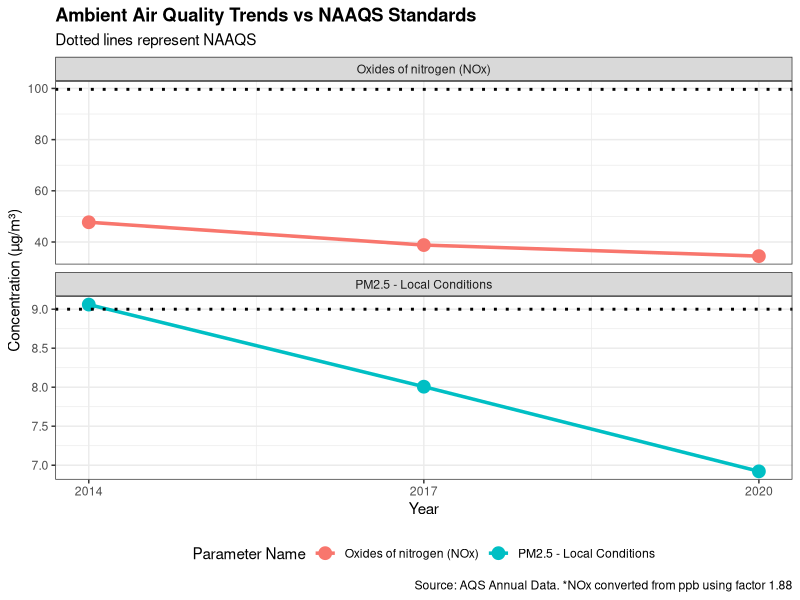
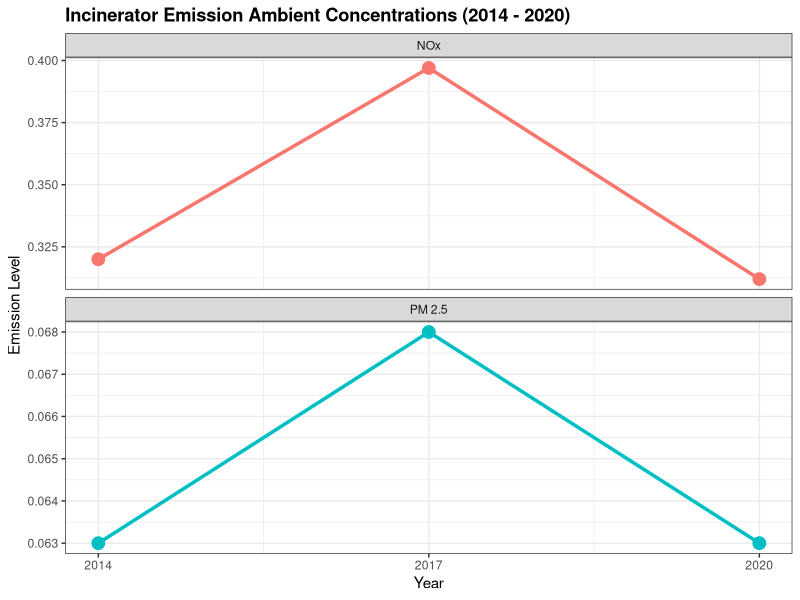

Here is the R script that generated these plots, in order:
library(tidyverse)

# --- 1. Load and Process Data ---
# (Assuming files are in the working directory)
df_2014 <- read_csv("annual_24_510_0040_2014.csv")
df_2017 <- read_csv("annual_24_510_0040_2017.csv")
df_2020 <- read_csv("annual_24_510_0040_2020.csv")

all_data <- bind_rows(df_2014, df_2017, df_2020)

trend_data <- all_data %>%
  filter(
    (`Parameter Name` == "Oxides of nitrogen (NOx)" & `Duration Description` == "1 HOUR") |
      (`Parameter Name` == "PM2.5 - Local Conditions" & `Duration Description` == "24 HOUR")
  ) %>%
  select(Year, `Parameter Name`, `Arithmetic Mean`, `Units of Measure`) %>%
  distinct() %>%
  mutate(
    `Arithmetic Mean` = ifelse(
      `Parameter Name` == "Oxides of nitrogen (NOx)", 
      `Arithmetic Mean` * 1.88, 
      `Arithmetic Mean`
    ),
    `Units of Measure` = "Micrograms/cubic meter"
  )

# --- 2. Define NAAQS Standards ---
# Create a dataframe for the horizontal lines. 
# Key Step: Ensure column names match the facet variable (`Parameter Name`)
naaqs_limits <- tibble(
  `Parameter Name` = c("Oxides of nitrogen (NOx)", "PM2.5 - Local Conditions"),
  NAAQS_Value = c(53 * 1.88, 9.0) # NOx converted to ug/m3, PM2.5 is 9.0
)

# --- 3. Graph with NAAQS Lines ---
ggplot(trend_data, aes(x = Year, y = `Arithmetic Mean`, color = `Parameter Name`)) +
  geom_line(size = 1.2) +
  geom_point(size = 4) +
  
  # Add the NAAQS dotted lines
  geom_hline(data = naaqs_limits, aes(yintercept = NAAQS_Value), 
             linetype = "dotted", color = "black", size = 1) +
  
  scale_x_continuous(breaks = c(2014, 2017, 2020)) +
  labs(
    title = "Ambient Air Quality Trends vs NAAQS Standards",
    subtitle = "Dotted lines represent NAAQS",
    y = "Concentration (µg/m³)",
    x = "Year",
    caption = "Source: AQS Annual Data. *NOx converted from ppb using factor 1.88"
  ) +
  facet_wrap(~`Parameter Name`, scales = "free_y", ncol = 1) +
  theme_bw() +
  theme(
    plot.title = element_text(face = "bold"),
    legend.position = "bottom"
  )


library(tidyverse)

# 1. Create the dataset manually
incinerator_data <- data.frame(
  Year = c(2014, 2017, 2020, 2014, 2017, 2020),
  Pollutant = c("PM 2.5", "PM 2.5", "PM 2.5", "NOx", "NOx", "NOx"),
  Value = c(0.063, 0.068, 0.063, 0.320, 0.397, 0.312)
)

# 2. Graph the Trends
ggplot(incinerator_data, aes(x = Year, y = Value, color = Pollutant)) +
  geom_line(size = 1.2) +
  geom_point(size = 4) +
  # Facet wrap splits the graphs so the small NO values aren't hidden by the larger PM 2.5 values
  facet_wrap(~Pollutant, scales = "free_y", ncol = 1) +
  scale_x_continuous(breaks = c(2014, 2017, 2020)) +
  labs(
    title = "Incinerator Emission Ambient Concentrations (2014 - 2020)",
    y = "Emission Level",
    x = "Year"
  ) +
  theme_bw() +
  theme(
    plot.title = element_text(face = "bold"),
    legend.position = "none"
  )
